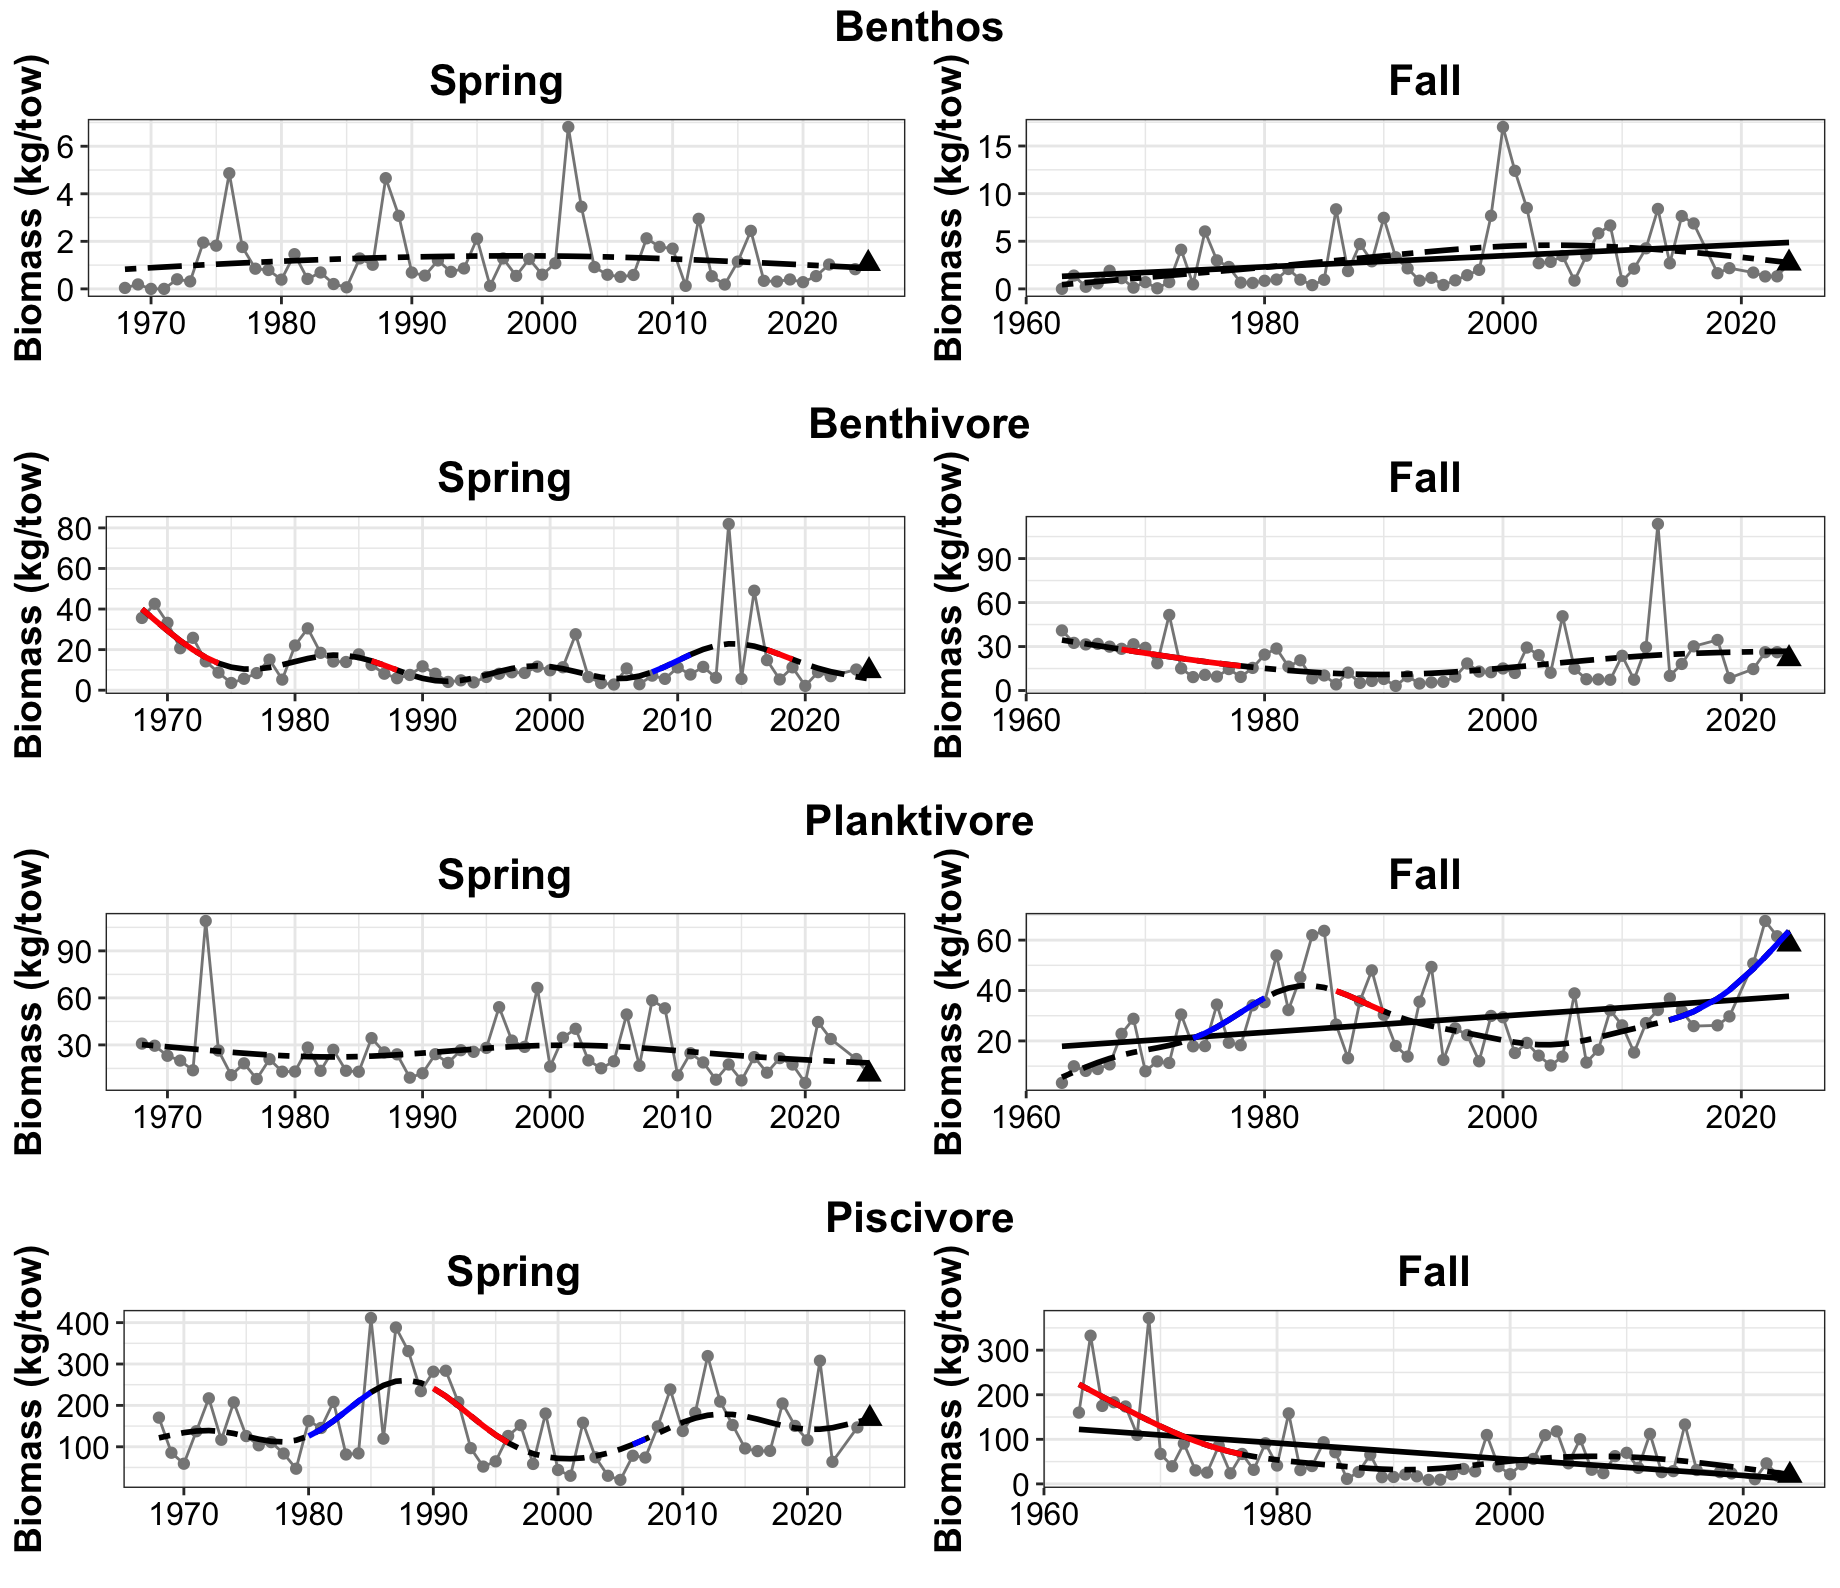

Reproduce this figure in R.
## Figures for Feeding Groups

## **Laura Gruenburg, lagruenburg@gmail.com**

#   **LAST UPDATED: September 29, 2025**

#####load required functions
#  You will need to download the functions from here https://gist.github.com/gavinsimpson/e73f011fdaaab4bb5a30

setwd("~/Desktop/NYB_Indicators_Calculations")
source("Deriv.R")
library(mgcv)
library(ggplot2)
#library(mgcViz)


#######Load the datasets
setwd("~/Desktop/NYB_Indicators_Calculations/Final_Timeseries_Figures/Timeseries_Files_2025")
Benthos<-read.csv("benthos_spring_2025.csv", header = TRUE)
Benthos

#calculate the 30th a and 70th percentiles for the short term column of the indicators report
qBenthos = quantile(Benthos$strat.biomass, probs = c(.30, .70))

# find the last 5 years mean
mn_Benthos5 = mean(Benthos$strat.biomass[Benthos$YEAR >= 2020])
# what quintile the data is in
mn_Benthos5 >qBenthos

# Creat a GAM - adjust k and remember to check model
mod_cr<- gam(strat.biomass ~ s(YEAR, k=10), data = Benthos)
summary(mod_cr) #check out model
gam.check(mod_cr)

pdata_cr <- with(Benthos, data.frame(YEAR = YEAR))
p2_mod_cr <- predict(mod_cr, newdata = pdata_cr,  type = "terms", se.fit = TRUE)
intercept_cr = 1.190644   # look at p2_mod and extract the intercept
pdata_cr <- transform(pdata_cr, p2_mod_cr = p2_mod_cr$fit[,1], se2 = p2_mod_cr$se.fit[,1])

#  Now that we have the model prediction, the next step is to calculate the first derivative
#  Then determine which increases and decreases are significant
Term = "YEAR"
mod_cr.d <- Deriv(mod_cr, n=57) # n is the number of YEARs
mod_cr.dci <- confint(mod_cr.d, term = Term)
mod_cr.dsig <- signifD(pdata_cr$p2_mod_cr, d = mod_cr.d[[Term]]$deriv,
                       +                    mod_cr.dci[[Term]]$upper, mod_cr.dci[[Term]]$lower)

# Take a quick look to make sure it appears ok before final plotting
plot(strat.biomass ~ YEAR, data = Benthos)
lines(strat.biomass ~ YEAR, data = Benthos)
lines(p2_mod_cr+intercept_cr ~ YEAR, data = pdata_cr, type = "n")
lines(p2_mod_cr+intercept_cr ~ YEAR, data = pdata_cr)
lines(unlist(mod_cr.dsig$incr)+intercept_cr ~ YEAR, data = pdata_cr, col = "blue", lwd = 3)
lines(unlist(mod_cr.dsig$decr)+intercept_cr ~ YEAR, data = pdata_cr, col = "red", lwd = 3)

linearmod_cr<- lm(strat.biomass ~ YEAR, data=Benthos)
summary(linearmod_cr)

Bt <- ggplot() + 
  geom_line(data = Benthos, aes(x = YEAR, y = strat.biomass), color = 'grey53') +
  geom_point(data = Benthos, aes(x = YEAR, y = strat.biomass), color = 'gray53') + 
  geom_point(data = Benthos[57,], aes(x= YEAR, y = strat.biomass), shape = 17, size =3) +
  #geom_smooth(data = Benthos, aes(x = YEAR, y = strat.biomass), method = lm, se = FALSE, color = 'black') + 
  geom_line(data=pdata_cr, aes(x = YEAR, y = p2_mod_cr+intercept_cr), se = FALSE, color = 'black', linetype = 'twodash', size = 1) + 
  geom_line(data = pdata_cr, aes(y = unlist(mod_cr.dsig$incr)+intercept_cr, x = YEAR), color = "blue", size = 1) + 
  geom_line(data = pdata_cr, aes(y = unlist(mod_cr.dsig$decr)+intercept_cr, x = YEAR), color = 'red', size = 1) + 
  theme_bw() +
  labs (y = "Biomass (kg/tow)", x = '', title = 'Spring') + 
  theme(plot.title=element_text(size = 16,face = 'bold',hjust = 0.5), axis.title=element_text(size = 14, face = 'bold'), axis.text= element_text(color = 'black', size = 12))

### Benthos Fall
Benthos_f<-read.csv("benthos_fall_2025.csv", header = TRUE)
Benthos_f

qBenthos_f = quantile(Benthos_f$strat.biomass, probs = c(.30, .70))

# find the last 5 years mean
mn_Benthos_f5 = mean(Benthos_f$strat.biomass[Benthos_f$YEAR >= 2019])
# what quintile the data is in
mn_Benthos_f5 >qBenthos_f

# Creat a GAM - adjust k and remember to check model
mod_bf<- gam(strat.biomass ~ s(YEAR, k=10), data = Benthos_f)
summary(mod_bf) #check out model
gam.check(mod_bf)

pdata_bf <- with(Benthos_f, data.frame(YEAR = YEAR))
p2_mod_bf <- predict(mod_bf, newdata = pdata_bf,  type = "terms", se.fit = TRUE)
intercept_bf = 3.046868   # look at p2_mod and extract the intercept
pdata_bf <- transform(pdata_bf, p2_mod_bf = p2_mod_bf$fit[,1], se2 = p2_mod_bf$se.fit[,1])

#  Now that we have the model prediction, the next step is to calculate the first derivative
#  Then determine which increases and decreases are significant
Term = "YEAR"
mod_bf.d <- Deriv(mod_bf, n=60) # n is the number of YEARs
mod_bf.dci <- confint(mod_bf.d, term = Term)
mod_bf.dsig <- signifD(pdata_bf$p2_mod_bf, d = mod_bf.d[[Term]]$deriv,
                       +                    mod_bf.dci[[Term]]$upper, mod_bf.dci[[Term]]$lower)

# Take a quick look to make sure it appears ok before final plotting
plot(strat.biomass ~ YEAR, data = Benthos_f)
lines(strat.biomass ~ YEAR, data = Benthos_f)
lines(p2_mod_bf+intercept_bf ~ YEAR, data = pdata_bf, type = "n")
lines(p2_mod_bf+intercept_bf ~ YEAR, data = pdata_bf)
lines(unlist(mod_bf.dsig$incr)+intercept_bf ~ YEAR, data = pdata_bf, col = "blue", lwd = 3)
lines(unlist(mod_bf.dsig$decr)+intercept_bf ~ YEAR, data = pdata_bf, col = "red", lwd = 3)

linearmod_bf<- lm(strat.biomass ~ YEAR, data=Benthos_f)
summary(linearmod_bf)

Bt_f <- ggplot() + 
  geom_line(data = Benthos_f, aes(x = YEAR, y = strat.biomass), color = 'grey53') +
  geom_point(data = Benthos_f, aes(x = YEAR, y = strat.biomass), color = 'gray53') + 
  geom_point(data = Benthos_f[60,], aes(x= YEAR, y = strat.biomass), shape = 17, size =3) +
  geom_smooth(data = Benthos_f, aes(x = YEAR, y = strat.biomass), method = lm, se = FALSE, color = 'black') + 
  geom_line(data=pdata_bf, aes(x = YEAR, y = p2_mod_bf+intercept_bf), se = FALSE, color = 'black', linetype = 'twodash', size = 1) + 
  geom_line(data = pdata_bf, aes(y = unlist(mod_bf.dsig$incr)+intercept_bf, x = YEAR), color = "blue", size = 1) + 
  geom_line(data = pdata_bf, aes(y = unlist(mod_bf.dsig$decr)+intercept_bf, x = YEAR), color = 'red', size = 1) + 
  theme_bw() +
  labs (y = "Biomass (kg/tow)", x = '', title = 'Fall') + 
  theme(plot.title=element_text(size = 16,face = 'bold',hjust = 0.5), axis.title=element_text(size = 14, face = 'bold'), axis.text= element_text(color = 'black', size = 12))
#


library(ggpubr)

plot_Bt <- ggarrange(Bt,Bt_f, 
                     #labels = c("A", "B", "C", "D"),
                     ncol = 2, nrow = 1)

plot_Benthos <- annotate_figure(plot_Bt, top = text_grob("Benthos", 
                                                         color = "black", face = "bold", size = 16))



######### BENTHIVORE

Benthivore<-read.csv("benthivore_spring_2025.csv", header = TRUE)
Benthivore

qBenthivore = quantile(Benthivore$strat.biomass, probs = c(.30, .70))

# find the last 5 years mean
mn_Benthivore5 = mean(Benthivore$strat.biomass[Benthivore$YEAR >= 2020])
# what quintile the data is in
mn_Benthivore5 >qBenthivore

# Creat a GAM - adjust k and remember to check model
mod_bvs<- gam(strat.biomass ~ s(YEAR, k=10), data = Benthivore)
summary(mod_bvs) #check out model
gam.check(mod_bvs)

pdata_bvs <- with(Benthivore, data.frame(YEAR = YEAR))
p2_mod_bvs <- predict(mod_bvs, newdata = pdata_bvs,  type = "terms", se.fit = TRUE)
intercept_bvs = 13.60731   # look at p2_mod and extract the intercept
pdata_bvs <- transform(pdata_bvs, p2_mod_bvs = p2_mod_bvs$fit[,1], se2 = p2_mod_bvs$se.fit[,1])

#  Now that we have the model prediction, the next step is to calculate the first derivative
#  Then determine which increases and decreases are significant
Term = "YEAR"
mod_bvs.d <- Deriv(mod_bvs, n=57) # n is the number of YEARs
mod_bvs.dci <- confint(mod_bvs.d, term = Term)
mod_bvs.dsig <- signifD(pdata_bvs$p2_mod_bvs, d = mod_bvs.d[[Term]]$deriv,
                        +                    mod_bvs.dci[[Term]]$upper, mod_bvs.dci[[Term]]$lower)

# Take a quick look to make sure it appears ok before final plotting
plot(strat.biomass ~ YEAR, data = Benthivore)
lines(strat.biomass ~ YEAR, data = Benthivore)
lines(p2_mod_bvs+intercept_bvs ~ YEAR, data = pdata_bvs, type = "n")
lines(p2_mod_bvs+intercept_bvs ~ YEAR, data = pdata_bvs)
lines(unlist(mod_bvs.dsig$incr)+intercept_bvs ~ YEAR, data = pdata_bvs, col = "blue", lwd = 3)
lines(unlist(mod_bvs.dsig$decr)+intercept_bvs ~ YEAR, data = pdata_bvs, col = "red", lwd = 3)

linearmod_bvs<- lm(strat.biomass ~ YEAR, data=Benthivore)
summary(linearmod_bvs)

Bvs <- ggplot() + 
  geom_line(data = Benthivore, aes(x = YEAR, y = strat.biomass), color = 'grey53') +
  geom_point(data = Benthivore, aes(x = YEAR, y = strat.biomass), color = 'gray53') + 
  geom_point(data = Benthivore[57,], aes(x= YEAR, y = strat.biomass), shape = 17, size =3) +
  #geom_smooth(data = Benthivore, aes(x = YEAR, y = strat.biomass), method = lm, se = FALSE, color = 'black') + 
  geom_line(data=pdata_bvs, aes(x = YEAR, y = p2_mod_bvs+intercept_bvs), se = FALSE, color = 'black', linetype = 'twodash', size = 1) + 
  geom_line(data = pdata_bvs, aes(y = unlist(mod_bvs.dsig$incr)+intercept_bvs, x = YEAR), color = "blue", size = 1) + 
  geom_line(data = pdata_bvs, aes(y = unlist(mod_bvs.dsig$decr)+intercept_bvs, x = YEAR), color = 'red', size = 1) + 
  theme_bw() +
  labs (y = "Biomass (kg/tow)", x = '', title = 'Spring') + 
  theme(plot.title=element_text(size = 16,face = 'bold',hjust = 0.5), axis.title=element_text(size = 14, face = 'bold'), axis.text= element_text(color = 'black', size = 12))

### Benthivore Fall
Benthivore_f<-read.csv("Benthivore_fall_2025.csv", header = TRUE)
Benthivore_f

qBenthivore_f = quantile(Benthivore_f$strat.biomass, probs = c(.30, .70))

# find the last 5 years mean
mn_Benthivore_f5 = mean(Benthivore_f$strat.biomass[Benthivore_f$YEAR >= 2019])
# what quintile the data is in
mn_Benthivore_f5 >qBenthivore_f

# Creat a GAM - adjust k and remember to check model
mod_bvf<- gam(strat.biomass ~ s(YEAR, k=10), data = Benthivore_f)
summary(mod_bvf) #check out model
gam.check(mod_bvf)

pdata_bvf <- with(Benthivore_f, data.frame(YEAR = YEAR))
p2_mod_bvf <- predict(mod_bvf, newdata = pdata_bvf,  type = "terms", se.fit = TRUE)
intercept_bvf = 19.69168   # look at p2_mod and extract the intercept
pdata_bvf <- transform(pdata_bvf, p2_mod_bvf = p2_mod_bvf$fit[,1], se2 = p2_mod_bvf$se.fit[,1])

#  Now that we have the model prediction, the next step is to calculate the first derivative
#  Then determine which increases and decreases are significant
Term = "YEAR"
mod_bvf.d <- Deriv(mod_bvf, n=60) # n is the number of YEARs
mod_bvf.dci <- confint(mod_bvf.d, term = Term)
mod_bvf.dsig <- signifD(pdata_bvf$p2_mod_bvf, d = mod_bvf.d[[Term]]$deriv,
                        +                    mod_bvf.dci[[Term]]$upper, mod_bvf.dci[[Term]]$lower)

# Take a quick look to make sure it appears ok before final plotting
plot(strat.biomass ~ YEAR, data = Benthivore_f)
lines(strat.biomass ~ YEAR, data = Benthivore_f)
lines(p2_mod_bvf+intercept_bvf ~ YEAR, data = pdata_bvf, type = "n")
lines(p2_mod_bvf+intercept_bvf ~ YEAR, data = pdata_bvf)
lines(unlist(mod_bvf.dsig$incr)+intercept_bvf ~ YEAR, data = pdata_bvf, col = "blue", lwd = 3)
lines(unlist(mod_bvf.dsig$decr)+intercept_bvf ~ YEAR, data = pdata_bvf, col = "red", lwd = 3)

linearmod_bvf<- lm(strat.biomass ~ YEAR, data=Benthivore_f)
summary(linearmod_bvf)

Bv_f <- ggplot() + 
  geom_line(data = Benthivore_f, aes(x = YEAR, y = strat.biomass), color = 'grey53') +
  geom_point(data = Benthivore_f, aes(x = YEAR, y = strat.biomass), color = 'gray53') + 
  geom_point(data = Benthivore_f[60,], aes(x= YEAR, y = strat.biomass), shape = 17, size =3) +
  #geom_smooth(data = Benthivore_f, aes(x = YEAR, y = strat.biomass), method = lm, se = FALSE, color = 'black') + 
  geom_line(data=pdata_bvf, aes(x = YEAR, y = p2_mod_bvf+intercept_bvf), se = FALSE, color = 'black', linetype = 'twodash', size = 1) + 
  geom_line(data = pdata_bvf, aes(y = unlist(mod_bvf.dsig$incr)+intercept_bvf, x = YEAR), color = "blue", size = 1) + 
  geom_line(data = pdata_bvf, aes(y = unlist(mod_bvf.dsig$decr)+intercept_bvf, x = YEAR), color = 'red', size = 1) + 
  theme_bw() +
  labs (y = "Biomass (kg/tow)", x = '', title = 'Fall') + 
  theme(plot.title=element_text(size = 16,face = 'bold',hjust = 0.5), axis.title=element_text(size = 14, face = 'bold'), axis.text= element_text(color = 'black', size = 12))
#


library(ggpubr)

plot_Bv <- ggarrange(Bvs,Bv_f, 
                     #labels = c("A", "B", "C", "D"),
                     ncol = 2, nrow = 1)

plot_Benthivore <- annotate_figure(plot_Bv, top = text_grob("Benthivore", 
                                                            color = "black", face = "bold", size = 16))

######### PLANKTIVORE

Planktivore<-read.csv("Planktivore_spring_2025.csv", header = TRUE)
Planktivore

qPlanktivore = quantile(Planktivore$strat.biomass, probs = c(.30, .70))

# find the last 5 years mean
mn_Planktivore5 = mean(Planktivore$strat.biomass[Planktivore$YEAR >= 2020])
# what quintile the data is in
mn_Planktivore5 >qPlanktivore


# Creat a GAM - adjust k and remember to check model
mod_pvs<- gam(strat.biomass ~ s(YEAR, k=10), data = Planktivore)
summary(mod_pvs) #check out model
gam.check(mod_pvs)

pdata_pvs <- with(Planktivore, data.frame(YEAR = YEAR))
p2_mod_pvs <- predict(mod_pvs, newdata = pdata_pvs,  type = "terms", se.fit = TRUE)
intercept_pvs = 25.29151   # look at p2_mod and extract the intercept
pdata_pvs <- transform(pdata_pvs, p2_mod_pvs = p2_mod_pvs$fit[,1], se2 = p2_mod_pvs$se.fit[,1])

#  Now that we have the model prediction, the next step is to calculate the first derivative
#  Then determine which increases and decreases are significant
Term = "YEAR"
mod_pvs.d <- Deriv(mod_pvs, n=57) # n is the number of YEARs
mod_pvs.dci <- confint(mod_pvs.d, term = Term)
mod_pvs.dsig <- signifD(pdata_pvs$p2_mod_pvs, d = mod_pvs.d[[Term]]$deriv,
                        +                    mod_pvs.dci[[Term]]$upper, mod_pvs.dci[[Term]]$lower)

# Take a quick look to make sure it appears ok before final plotting
plot(strat.biomass ~ YEAR, data = Planktivore)
lines(strat.biomass ~ YEAR, data = Planktivore)
lines(p2_mod_pvs+intercept_pvs ~ YEAR, data = pdata_pvs, type = "n")
lines(p2_mod_pvs+intercept_pvs ~ YEAR, data = pdata_pvs)
lines(unlist(mod_pvs.dsig$incr)+intercept_pvs ~ YEAR, data = pdata_pvs, col = "blue", lwd = 3)
lines(unlist(mod_pvs.dsig$decr)+intercept_pvs ~ YEAR, data = pdata_pvs, col = "red", lwd = 3)

linearmod_pvs<- lm(strat.biomass ~ YEAR, data=Planktivore)
summary(linearmod_pvs)

Pvs <- ggplot() + 
  geom_line(data = Planktivore, aes(x = YEAR, y = strat.biomass), color = 'grey53') +
  geom_point(data = Planktivore, aes(x = YEAR, y = strat.biomass), color = 'gray53') + 
  geom_point(data = Planktivore[57,], aes(x= YEAR, y = strat.biomass), shape = 17, size =3) +
  #geom_smooth(data = Planktivore, aes(x = YEAR, y = strat.biomass), method = lm, se = FALSE, color = 'black') + 
  geom_line(data=pdata_pvs, aes(x = YEAR, y = p2_mod_pvs+intercept_pvs), se = FALSE, color = 'black', linetype = 'twodash', size = 1) + 
  geom_line(data = pdata_pvs, aes(y = unlist(mod_pvs.dsig$incr)+intercept_pvs, x = YEAR), color = "blue", size = 1) + 
  geom_line(data = pdata_pvs, aes(y = unlist(mod_pvs.dsig$decr)+intercept_pvs, x = YEAR), color = 'red', size = 1) + 
  theme_bw() +
  labs (y = "Biomass (kg/tow)", x = '', title = 'Spring') + 
  theme(plot.title=element_text(size = 16,face = 'bold',hjust = 0.5), axis.title=element_text(size = 14, face = 'bold'), axis.text= element_text(color = 'black', size = 12))

### Planktivore Fall
Planktivore_f<-read.csv("Planktivore_fall_2025.csv", header = TRUE)
Planktivore_f

qPlanktivore_f = quantile(Planktivore_f$strat.biomass, probs = c(.30, .70))

# find the last 5 years mean
mn_Planktivore_f5 = mean(Planktivore_f$strat.biomass[Planktivore_f$YEAR >= 2019])
# what quintile the data is in
mn_Planktivore_f5 >qPlanktivore_f

# Creat a GAM - adjust k and remember to check model
mod_pvf<- gam(strat.biomass ~ s(YEAR, k=10), data = Planktivore_f)
summary(mod_pvf) #check out model
gam.check(mod_pvf)

pdata_pvf <- with(Planktivore_f, data.frame(YEAR = YEAR))
p2_mod_pvf <- predict(mod_pvf, newdata = pdata_pvf,  type = "terms", se.fit = TRUE)
intercept_pvf = 27.52134   # look at p2_mod and extract the intercept
pdata_pvf <- transform(pdata_pvf, p2_mod_pvf = p2_mod_pvf$fit[,1], se2 = p2_mod_pvf$se.fit[,1])

#  Now that we have the model prediction, the next step is to calculate the first derivative
#  Then determine which increases and decreases are significant
Term = "YEAR"
mod_pvf.d <- Deriv(mod_pvf, n=60) # n is the number of YEARs
mod_pvf.dci <- confint(mod_pvf.d, term = Term)
mod_pvf.dsig <- signifD(pdata_pvf$p2_mod_pvf, d = mod_pvf.d[[Term]]$deriv,
                        +                    mod_pvf.dci[[Term]]$upper, mod_pvf.dci[[Term]]$lower)

# Take a quick look to make sure it appears ok before final plotting
plot(strat.biomass ~ YEAR, data = Planktivore_f)
lines(strat.biomass ~ YEAR, data = Planktivore_f)
lines(p2_mod_pvf+intercept_pvf ~ YEAR, data = pdata_pvf, type = "n")
lines(p2_mod_pvf+intercept_pvf ~ YEAR, data = pdata_pvf)
lines(unlist(mod_pvf.dsig$incr)+intercept_pvf ~ YEAR, data = pdata_pvf, col = "blue", lwd = 3)
lines(unlist(mod_pvf.dsig$decr)+intercept_pvf ~ YEAR, data = pdata_pvf, col = "red", lwd = 3)

linearmod_pvf<- lm(strat.biomass ~ YEAR, data=Planktivore_f)
summary(linearmod_pvf)

Pv_f <- ggplot() + 
  geom_line(data = Planktivore_f, aes(x = YEAR, y = strat.biomass), color = 'grey53') +
  geom_point(data = Planktivore_f, aes(x = YEAR, y = strat.biomass), color = 'gray53') + 
  geom_point(data = Planktivore_f[60,], aes(x= YEAR, y = strat.biomass), shape = 17, size =3) +
  geom_smooth(data = Planktivore_f, aes(x = YEAR, y = strat.biomass), method = lm, se = FALSE, color = 'black') + 
  geom_line(data=pdata_pvf, aes(x = YEAR, y = p2_mod_pvf+intercept_pvf), se = FALSE, color = 'black', linetype = 'twodash', size = 1) + 
  geom_line(data = pdata_pvf, aes(y = unlist(mod_pvf.dsig$incr)+intercept_pvf, x = YEAR), color = "blue", size = 1) + 
  geom_line(data = pdata_pvf, aes(y = unlist(mod_pvf.dsig$decr)+intercept_pvf, x = YEAR), color = 'red', size = 1) + 
  theme_bw() +
  labs (y = "Biomass (kg/tow)", x = '', title = 'Fall') + 
  theme(plot.title=element_text(size = 16,face = 'bold',hjust = 0.5), axis.title=element_text(size = 14, face = 'bold'), axis.text= element_text(color = 'black', size = 12))
#


library(ggpubr)

plot_Pv <- ggarrange(Pvs,Pv_f, 
                     #labels = c("A", "B", "C", "D"),
                     ncol = 2, nrow = 1)

plot_Planktivore <- annotate_figure(plot_Pv, top = text_grob("Planktivore", 
                                                             color = "black", face = "bold", size = 16))

######### PISCIVORE

Piscivore<-read.csv("Piscivore_spring_2025.csv", header = TRUE)
Piscivore

qPiscivore = quantile(Piscivore$strat.biomass, probs = c(.30, .70))

# find the last 5 years mean
mn_Piscivore5 = mean(Piscivore$strat.biomass[Piscivore$YEAR >= 2020])
# what quintile the data is in
mn_Piscivore5 >qPiscivore


# Creat a GAM - adjust k and remember to check model
mod_pcs<- gam(strat.biomass ~ s(YEAR, k=10), data = Piscivore)
summary(mod_pcs) #check out model
gam.check(mod_pcs)

pdata_pcs <- with(Piscivore, data.frame(YEAR = YEAR))
p2_mod_pcs <- predict(mod_pcs, newdata = pdata_pcs,  type = "terms", se.fit = TRUE)
intercept_pcs =  148.5318    # look at p2_mod and extract the intercept
pdata_pcs <- transform(pdata_pcs, p2_mod_pcs = p2_mod_pcs$fit[,1], se2 = p2_mod_pcs$se.fit[,1])

#  Now that we have the model prediction, the next step is to calculate the first derivative
#  Then determine which increases and decreases are significant
Term = "YEAR"
mod_pcs.d <- Deriv(mod_pcs, n=57) # n is the number of YEARs
mod_pcs.dci <- confint(mod_pcs.d, term = Term)
mod_pcs.dsig <- signifD(pdata_pcs$p2_mod_pcs, d = mod_pcs.d[[Term]]$deriv,
                        +                    mod_pcs.dci[[Term]]$upper, mod_pcs.dci[[Term]]$lower)

# Take a quick look to make sure it appears ok before final plotting
plot(strat.biomass ~ YEAR, data = Piscivore)
lines(strat.biomass ~ YEAR, data = Piscivore)
lines(p2_mod_pcs+intercept_pcs ~ YEAR, data = pdata_pcs, type = "n")
lines(p2_mod_pcs+intercept_pcs ~ YEAR, data = pdata_pcs)
lines(unlist(mod_pcs.dsig$incr)+intercept_pcs ~ YEAR, data = pdata_pcs, col = "blue", lwd = 3)
lines(unlist(mod_pcs.dsig$decr)+intercept_pcs ~ YEAR, data = pdata_pcs, col = "red", lwd = 3)

linearmod_pcs<- lm(strat.biomass ~ YEAR, data=Piscivore)
summary(linearmod_pcs)

Pcs <- ggplot() + 
  geom_line(data = Piscivore, aes(x = YEAR, y = strat.biomass), color = 'grey53') +
  geom_point(data = Piscivore, aes(x = YEAR, y = strat.biomass), color = 'gray53') + 
  geom_point(data = Piscivore[57,], aes(x= YEAR, y = strat.biomass), shape = 17, size =3) +
  #geom_smooth(data = Piscivore, aes(x = YEAR, y = strat.biomass), method = lm, se = FALSE, color = 'black') + 
  geom_line(data=pdata_pcs, aes(x = YEAR, y = p2_mod_pcs+intercept_pcs), se = FALSE, color = 'black', linetype = 'twodash', size = 1) + 
  geom_line(data = pdata_pcs, aes(y = unlist(mod_pcs.dsig$incr)+intercept_pcs, x = YEAR), color = "blue", size = 1) + 
  geom_line(data = pdata_pcs, aes(y = unlist(mod_pcs.dsig$decr)+intercept_pcs, x = YEAR), color = 'red', size = 1) + 
  theme_bw() +
  labs (y = "Biomass (kg/tow)", x = '', title = 'Spring') + 
  theme(plot.title=element_text(size = 16,face = 'bold',hjust = 0.5), axis.title=element_text(size = 14, face = 'bold'), axis.text= element_text(color = 'black', size = 12))

### Piscivore Fall
Piscivore_f<-read.csv("Piscivore_fall_2025.csv", header = TRUE)
Piscivore_f


qPiscivore_f = quantile(Piscivore_f$strat.biomass, probs = c(.30, .70))

# find the last 5 years mean
mn_Piscivore_f5 = mean(Piscivore_f$strat.biomass[Piscivore_f$YEAR >= 2019])
# what quintile the data is in
mn_Piscivore_f5 >qPiscivore_f

# Creat a GAM - adjust k and remember to check model
mod_pcf<- gam(strat.biomass ~ s(YEAR, k=10), data = Piscivore_f)
summary(mod_pcf) #check out model
gam.check(mod_pcf)

pdata_pcf <- with(Piscivore_f, data.frame(YEAR = YEAR))
p2_mod_pcf <- predict(mod_pcf, newdata = pdata_pcf,  type = "terms", se.fit = TRUE)
intercept_pcf = 68.48979    # look at p2_mod and extract the intercept
pdata_pcf <- transform(pdata_pcf, p2_mod_pcf = p2_mod_pcf$fit[,1], se2 = p2_mod_pcf$se.fit[,1])

#  Now that we have the model prediction, the next step is to calculate the first derivative
#  Then determine which increases and decreases are significant
Term = "YEAR"
mod_pcf.d <- Deriv(mod_pcf, n=60) # n is the number of YEARs
mod_pcf.dci <- confint(mod_pcf.d, term = Term)
mod_pcf.dsig <- signifD(pdata_pcf$p2_mod_pcf, d = mod_pcf.d[[Term]]$deriv,
                        +                    mod_pcf.dci[[Term]]$upper, mod_pcf.dci[[Term]]$lower)

# Take a quick look to make sure it appears ok before final plotting
plot(strat.biomass ~ YEAR, data = Piscivore_f)
lines(strat.biomass ~ YEAR, data = Piscivore_f)
lines(p2_mod_pcf+intercept_pcf ~ YEAR, data = pdata_pcf, type = "n")
lines(p2_mod_pcf+intercept_pcf ~ YEAR, data = pdata_pcf)
lines(unlist(mod_pcf.dsig$incr)+intercept_pcf ~ YEAR, data = pdata_pcf, col = "blue", lwd = 3)
lines(unlist(mod_pcf.dsig$decr)+intercept_pcf ~ YEAR, data = pdata_pcf, col = "red", lwd = 3)

linearmod_pcf<- lm(strat.biomass ~ YEAR, data=Piscivore_f)
summary(linearmod_pcf)

Pc_f <- ggplot() + 
  geom_line(data = Piscivore_f, aes(x = YEAR, y = strat.biomass), color = 'grey53') +
  geom_point(data = Piscivore_f, aes(x = YEAR, y = strat.biomass), color = 'gray53') + 
  geom_point(data = Piscivore_f[60,], aes(x= YEAR, y = strat.biomass), shape = 17, size =3) +
  geom_smooth(data = Piscivore_f, aes(x = YEAR, y = strat.biomass), method = lm, se = FALSE, color = 'black') + 
  geom_line(data=pdata_pcf, aes(x = YEAR, y = p2_mod_pcf+intercept_pcf), se = FALSE, color = 'black', linetype = 'twodash', size = 1) + 
  geom_line(data = pdata_pcf, aes(y = unlist(mod_pcf.dsig$incr)+intercept_pcf, x = YEAR), color = "blue", size = 1) + 
  geom_line(data = pdata_pcf, aes(y = unlist(mod_pcf.dsig$decr)+intercept_pcf, x = YEAR), color = 'red', size = 1) + 
  theme_bw() +
  labs (y = "Biomass (kg/tow)", x = '', title = 'Fall') + 
  theme(plot.title=element_text(size = 16,face = 'bold',hjust = 0.5), axis.title=element_text(size = 14, face = 'bold'), axis.text= element_text(color = 'black', size = 12))
#


library(ggpubr)

plot_Pc <- ggarrange(Pcs,Pc_f, 
                     #labels = c("A", "B", "C", "D"),
                     ncol = 2, nrow = 1)

plot_Piscivore <- annotate_figure(plot_Pc, top = text_grob("Piscivore", 
                                                           color = "black", face = "bold", size = 16))
### ALL
plot_all <- ggarrange(plot_Benthos,
                      plot_Benthivore,
                      plot_Planktivore,
                      plot_Piscivore,
                      #labels = c("A", "B", "C", "D"),
                      ncol = 1, nrow = 4)
